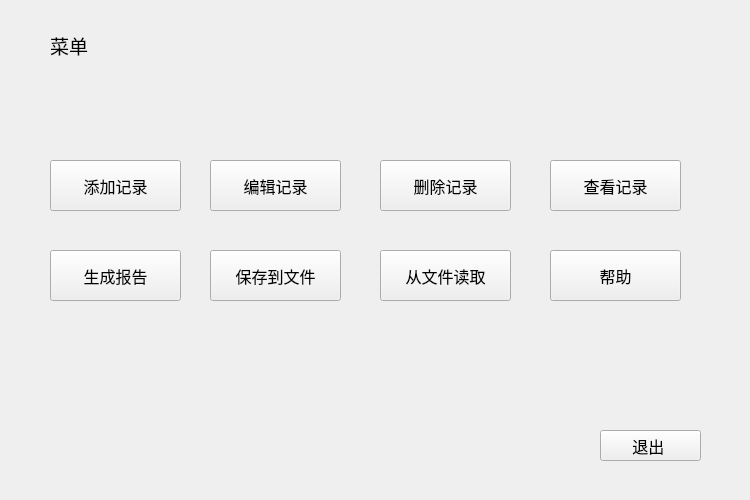
<?xml version="1.0" encoding="UTF-8"?>
<ui version="4.0">
 <class>Menu</class>
 <widget class="QWidget" name="Menu">
  <property name="geometry">
   <rect>
    <x>0</x>
    <y>0</y>
    <width>750</width>
    <height>500</height>
   </rect>
  </property>
  <property name="font">
   <font>
    <pointsize>12</pointsize>
   </font>
  </property>
  <property name="windowTitle">
   <string>Form</string>
  </property>
  <widget class="QPushButton" name="ar">
   <property name="geometry">
    <rect>
     <x>50</x>
     <y>160</y>
     <width>131</width>
     <height>51</height>
    </rect>
   </property>
   <property name="text">
    <string>添加记录</string>
   </property>
  </widget>
  <widget class="QPushButton" name="er">
   <property name="geometry">
    <rect>
     <x>210</x>
     <y>160</y>
     <width>131</width>
     <height>51</height>
    </rect>
   </property>
   <property name="text">
    <string>编辑记录</string>
   </property>
  </widget>
  <widget class="QPushButton" name="dr">
   <property name="geometry">
    <rect>
     <x>380</x>
     <y>160</y>
     <width>131</width>
     <height>51</height>
    </rect>
   </property>
   <property name="text">
    <string>删除记录</string>
   </property>
  </widget>
  <widget class="QPushButton" name="vr">
   <property name="geometry">
    <rect>
     <x>550</x>
     <y>160</y>
     <width>131</width>
     <height>51</height>
    </rect>
   </property>
   <property name="text">
    <string>查看记录</string>
   </property>
  </widget>
  <widget class="QPushButton" name="he">
   <property name="geometry">
    <rect>
     <x>550</x>
     <y>250</y>
     <width>131</width>
     <height>51</height>
    </rect>
   </property>
   <property name="text">
    <string>帮助</string>
   </property>
  </widget>
  <widget class="QPushButton" name="lf">
   <property name="geometry">
    <rect>
     <x>380</x>
     <y>250</y>
     <width>131</width>
     <height>51</height>
    </rect>
   </property>
   <property name="text">
    <string>从文件读取</string>
   </property>
  </widget>
  <widget class="QPushButton" name="sf">
   <property name="geometry">
    <rect>
     <x>210</x>
     <y>250</y>
     <width>131</width>
     <height>51</height>
    </rect>
   </property>
   <property name="text">
    <string>保存到文件</string>
   </property>
  </widget>
  <widget class="QPushButton" name="gr">
   <property name="geometry">
    <rect>
     <x>50</x>
     <y>250</y>
     <width>131</width>
     <height>51</height>
    </rect>
   </property>
   <property name="text">
    <string>生成报告</string>
   </property>
  </widget>
  <widget class="QPushButton" name="leave">
   <property name="geometry">
    <rect>
     <x>600</x>
     <y>430</y>
     <width>101</width>
     <height>31</height>
    </rect>
   </property>
   <property name="font">
    <font>
     <pointsize>12</pointsize>
    </font>
   </property>
   <property name="text">
    <string>退出 </string>
   </property>
  </widget>
  <widget class="QLabel" name="Meni">
   <property name="geometry">
    <rect>
     <x>50</x>
     <y>30</y>
     <width>91</width>
     <height>31</height>
    </rect>
   </property>
   <property name="font">
    <font>
     <pointsize>14</pointsize>
    </font>
   </property>
   <property name="text">
    <string>菜单</string>
   </property>
  </widget>
 </widget>
 <resources/>
 <connections/>
</ui>
